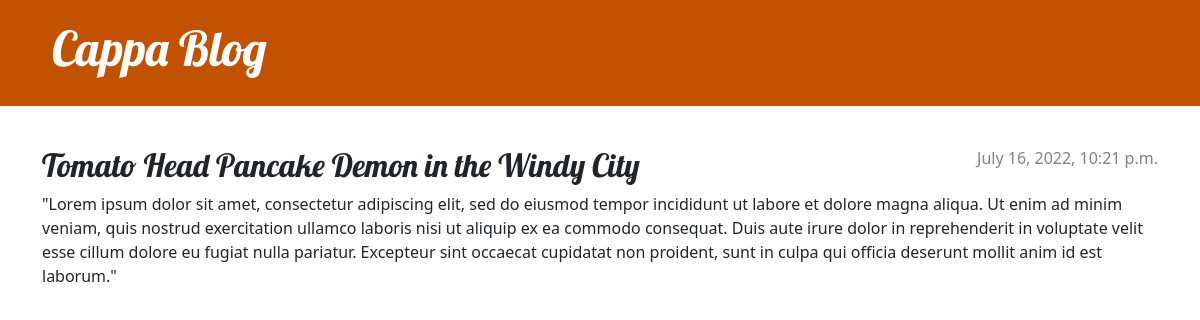
Page /post/6/ on the committed database.
### blog/models.py (models this page shows, shortened)
class Post(models.Model):
    author = models.ForeignKey(settings.AUTH_USER_MODEL, on_delete=models.CASCADE)
    title = models.CharField(max_length=200)
    text = models.TextField()
    created_date = models.DateTimeField(default=timezone.now)
    published_date = models.DateTimeField(blank=True, null=True)

### blog/views.py (the view)
# urls.py: path('post/<int:pk>/', views.post_detail, name='post_detail'),
def post_detail(request, pk):
    post = get_object_or_404(Post, pk=pk)
    return render(request, 'blog/post_detail.html', {'post': post})

### blog/templates/blog/post_detail.html (shortened to what this page needs)
{% extends 'blog/base.html' %}
{% block content %}
    <article class="post">
            {% if post.published_date %}
                <time class="date">
                    {{ post.published_date }}
                </time>
            {% endif %}
            <h2>{{ post.title }}</h2>
        <p>{{ post.text|linebreaksbr }}</p>
    </article>
{% endblock %}

### blog/static/css/blog.css (style rules this page uses)
h1, h2, h3, h4 { font-family: 'Lobster', cursive; }
.date { color: #828282; }
.post { margin-bottom: 70px; }
.post > .date, .post > .actions { float: right; }

### rows in the picture
Post: published_date "July 16, 2022, 10:21 p.m.", title "Tomato Head Pancake Demon in the Windy City", text "\"Lorem ipsum dolor sit amet, consectetur adipiscing elit, sed do eiusmod tempor incididunt ut labore et dolore magna aliqua. Ut enim ad minim veniam, quis nostrud exercitation ullamco laboris nisi ut aliquip ex ea commodo consequat. Duis aute irure dolor in reprehenderit in voluptate velit esse cillum dolore eu fugiat nulla pariatur. Excepteur sint occaecat cupidatat non proident, sunt in culpa qui officia deserunt mollit anim id est laborum.\""
